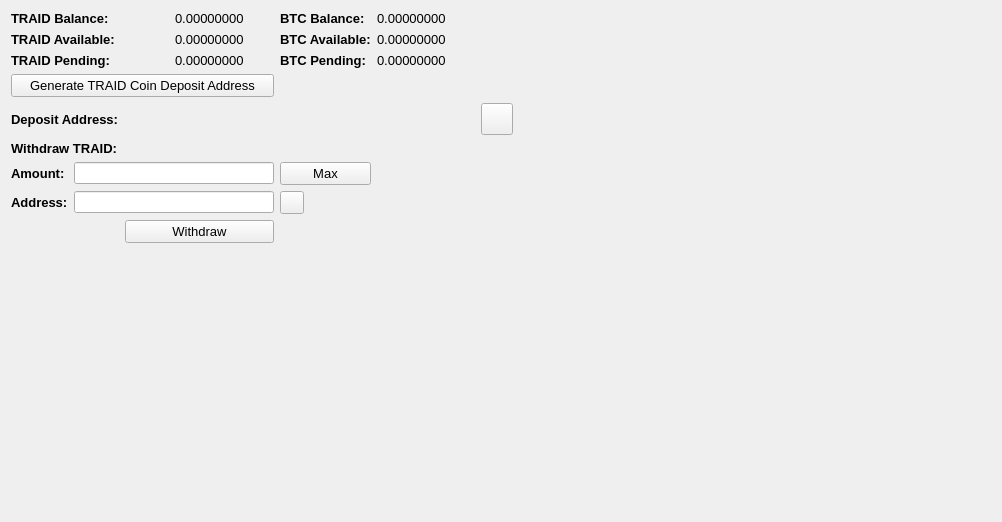
     <widget class="QWidget" name="BalanceTab">
      <attribute name="title">
       <string>Balance</string>
      </attribute>
      <layout class="QGridLayout" name="gridLayout_2">
       <item row="0" column="0" colspan="2">
        <widget class="QLabel" name="label_11">
         <property name="font">
          <font>
           <pointsize>10</pointsize>
           <weight>75</weight>
           <bold>true</bold>
          </font>
         </property>
         <property name="text">
          <string>TRAID Balance:</string>
         </property>
        </widget>
       </item>
       <item row="0" column="3">
        <widget class="QLabel" name="HMBalanceLabel">
         <property name="font">
          <font>
           <pointsize>10</pointsize>
          </font>
         </property>
         <property name="text">
          <string>0.00000000</string>
         </property>
         <property name="textInteractionFlags">
          <set>Qt::LinksAccessibleByMouse|Qt::TextSelectableByMouse</set>
         </property>
        </widget>
       </item>
       <item row="0" column="4">
        <widget class="QLabel" name="label_12">
         <property name="font">
          <font>
           <pointsize>10</pointsize>
           <weight>75</weight>
           <bold>true</bold>
          </font>
         </property>
         <property name="text">
          <string>BTC Balance:</string>
         </property>
        </widget>
       </item>
       <item row="0" column="5">
        <widget class="QLabel" name="BitcoinBalanceLabel">
         <property name="font">
          <font>
           <pointsize>10</pointsize>
          </font>
         </property>
         <property name="text">
          <string>0.00000000</string>
         </property>
         <property name="textInteractionFlags">
          <set>Qt::LinksAccessibleByMouse|Qt::TextSelectableByMouse</set>
         </property>
        </widget>
       </item>
       <item row="0" column="7" rowspan="10">
        <spacer name="horizontalSpacer_4">
         <property name="orientation">
          <enum>Qt::Horizontal</enum>
         </property>
         <property name="sizeHint" stdset="0">
          <size>
           <width>478</width>
           <height>488</height>
          </size>
         </property>
        </spacer>
       </item>
       <item row="1" column="0" colspan="2">
        <widget class="QLabel" name="label_13">
         <property name="font">
          <font>
           <pointsize>10</pointsize>
           <weight>75</weight>
           <bold>true</bold>
          </font>
         </property>
         <property name="text">
          <string>TRAID Available:</string>
         </property>
        </widget>
       </item>
       <item row="1" column="3">
        <widget class="QLabel" name="HMAvailableLabel_2">
         <property name="font">
          <font>
           <pointsize>10</pointsize>
          </font>
         </property>
         <property name="text">
          <string>0.00000000</string>
         </property>
         <property name="textInteractionFlags">
          <set>Qt::LinksAccessibleByMouse|Qt::TextSelectableByMouse</set>
         </property>
        </widget>
       </item>
       <item row="1" column="4">
        <widget class="QLabel" name="label_15">
         <property name="font">
          <font>
           <pointsize>10</pointsize>
           <weight>75</weight>
           <bold>true</bold>
          </font>
         </property>
         <property name="text">
          <string>BTC Available:</string>
         </property>
        </widget>
       </item>
       <item row="1" column="5">
        <widget class="QLabel" name="BitcoinAvailableLabel">
         <property name="font">
          <font>
           <pointsize>10</pointsize>
          </font>
         </property>
         <property name="text">
          <string>0.00000000</string>
         </property>
         <property name="textInteractionFlags">
          <set>Qt::LinksAccessibleByMouse|Qt::TextSelectableByMouse</set>
         </property>
        </widget>
       </item>
       <item row="2" column="0" colspan="2">
        <widget class="QLabel" name="label_14">
         <property name="font">
          <font>
           <pointsize>10</pointsize>
           <weight>75</weight>
           <bold>true</bold>
          </font>
         </property>
         <property name="text">
          <string>TRAID Pending:</string>
         </property>
        </widget>
       </item>
       <item row="2" column="3">
        <widget class="QLabel" name="HMPendingLabel">
         <property name="font">
          <font>
           <pointsize>10</pointsize>
          </font>
         </property>
         <property name="text">
          <string>0.00000000</string>
         </property>
         <property name="textInteractionFlags">
          <set>Qt::LinksAccessibleByMouse|Qt::TextSelectableByMouse</set>
         </property>
        </widget>
       </item>
       <item row="2" column="4">
        <widget class="QLabel" name="label_31">
         <property name="font">
          <font>
           <pointsize>10</pointsize>
           <weight>75</weight>
           <bold>true</bold>
          </font>
         </property>
         <property name="text">
          <string>BTC Pending:</string>
         </property>
        </widget>
       </item>
       <item row="2" column="5">
        <widget class="QLabel" name="BitcoinPendingLabel">
         <property name="font">
          <font>
           <pointsize>10</pointsize>
          </font>
         </property>
         <property name="text">
          <string>0.00000000</string>
         </property>
         <property name="textInteractionFlags">
          <set>Qt::LinksAccessibleByMouse|Qt::TextSelectableByMouse</set>
         </property>
        </widget>
       </item>
       <item row="3" column="0" colspan="4">
        <widget class="QPushButton" name="GenDepositBTN">
         <property name="font">
          <font>
           <pointsize>10</pointsize>
          </font>
         </property>
         <property name="text">
          <string>Generate TRAID Coin Deposit Address</string>
         </property>
        </widget>
       </item>
       <item row="4" column="0" colspan="3">
        <widget class="QLabel" name="label_33">
         <property name="font">
          <font>
           <pointsize>10</pointsize>
           <weight>75</weight>
           <bold>true</bold>
          </font>
         </property>
         <property name="text">
          <string>Deposit Address:</string>
         </property>
        </widget>
       </item>
       <item row="4" column="3" colspan="3">
        <widget class="QLabel" name="DepositAddressLabel">
         <property name="minimumSize">
          <size>
           <width>300</width>
           <height>0</height>
          </size>
         </property>
         <property name="palette">
          <palette>
           <active>
            <colorrole role="WindowText">
             <brush brushstyle="SolidPattern">
              <color alpha="255">
               <red>0</red>
               <green>0</green>
               <blue>0</blue>
              </color>
             </brush>
            </colorrole>
            <colorrole role="Text">
             <brush brushstyle="SolidPattern">
              <color alpha="255">
               <red>0</red>
               <green>0</green>
               <blue>255</blue>
              </color>
             </brush>
            </colorrole>
           </active>
           <inactive>
            <colorrole role="WindowText">
             <brush brushstyle="SolidPattern">
              <color alpha="255">
               <red>0</red>
               <green>0</green>
               <blue>0</blue>
              </color>
             </brush>
            </colorrole>
            <colorrole role="Text">
             <brush brushstyle="SolidPattern">
              <color alpha="255">
               <red>0</red>
               <green>0</green>
               <blue>255</blue>
              </color>
             </brush>
            </colorrole>
           </inactive>
           <disabled>
            <colorrole role="WindowText">
             <brush brushstyle="SolidPattern">
              <color alpha="255">
               <red>120</red>
               <green>120</green>
               <blue>120</blue>
              </color>
             </brush>
            </colorrole>
            <colorrole role="Text">
             <brush brushstyle="SolidPattern">
              <color alpha="255">
               <red>120</red>
               <green>120</green>
               <blue>120</blue>
              </color>
             </brush>
            </colorrole>
           </disabled>
          </palette>
         </property>
         <property name="font">
          <font>
           <pointsize>10</pointsize>
           <weight>75</weight>
           <bold>true</bold>
          </font>
         </property>
         <property name="text">
          <string/>
         </property>
         <property name="alignment">
          <set>Qt::AlignRight|Qt::AlignTrailing|Qt::AlignVCenter</set>
         </property>
         <property name="textInteractionFlags">
          <set>Qt::LinksAccessibleByMouse|Qt::TextSelectableByKeyboard|Qt::TextSelectableByMouse</set>
         </property>
        </widget>
       </item>
       <item row="4" column="6">
        <widget class="QToolButton" name="DepositCopyButton">
         <property name="minimumSize">
          <size>
           <width>32</width>
           <height>32</height>
          </size>
         </property>
         <property name="toolTip">
          <string>Copy to clipboard</string>
         </property>
         <property name="text">
          <string/>
         </property>
         <property name="icon">
          <iconset resource="../bitcoin.qrc">
           <normaloff>:/icons/editcopy</normaloff>:/icons/editcopy</iconset>
         </property>
         <property name="iconSize">
          <size>
           <width>18</width>
           <height>18</height>
          </size>
         </property>
         <property name="shortcut">
          <string>Alt+P</string>
         </property>
        </widget>
       </item>
       <item row="5" column="0" colspan="2">
        <widget class="QLabel" name="label_34">
         <property name="font">
          <font>
           <pointsize>10</pointsize>
           <weight>75</weight>
           <bold>true</bold>
          </font>
         </property>
         <property name="text">
          <string>Withdraw TRAID:</string>
         </property>
        </widget>
       </item>
       <item row="6" column="0">
        <widget class="QLabel" name="label_26">
         <property name="font">
          <font>
           <pointsize>10</pointsize>
           <weight>75</weight>
           <bold>true</bold>
          </font>
         </property>
         <property name="text">
          <string>Amount:</string>
         </property>
        </widget>
       </item>
       <item row="6" column="1" colspan="3">
        <widget class="QLineEdit" name="WithdrawUnitsInput">
         <property name="font">
          <font>
           <pointsize>9</pointsize>
           <weight>75</weight>
           <bold>true</bold>
          </font>
         </property>
         <property name="text">
          <string/>
         </property>
        </widget>
       </item>
       <item row="6" column="4">
        <widget class="QPushButton" name="Withdraw_Max_Amount">
         <property name="font">
          <font>
           <pointsize>10</pointsize>
          </font>
         </property>
         <property name="text">
          <string>Max</string>
         </property>
        </widget>
       </item>
       <item row="7" column="0">
        <widget class="QLabel" name="label_10">
         <property name="font">
          <font>
           <pointsize>10</pointsize>
           <weight>75</weight>
           <bold>true</bold>
          </font>
         </property>
         <property name="text">
          <string>Address:</string>
         </property>
        </widget>
       </item>
       <item row="7" column="1" colspan="3">
        <widget class="QLineEdit" name="WithdrawAddress">
         <property name="font">
          <font>
           <pointsize>9</pointsize>
           <weight>75</weight>
           <bold>true</bold>
          </font>
         </property>
        </widget>
       </item>
       <item row="7" column="4">
        <widget class="QToolButton" name="WithdrawPasteButton">
         <property name="toolTip">
          <string>Paste from clipboard</string>
         </property>
         <property name="text">
          <string/>
         </property>
         <property name="icon">
          <iconset resource="../bitcoin.qrc">
           <normaloff>:/icons/editpaste</normaloff>:/icons/editpaste</iconset>
         </property>
         <property name="shortcut">
          <string>Alt+P</string>
         </property>
        </widget>
       </item>
       <item row="8" column="2" colspan="2">
        <widget class="QPushButton" name="WithdrawUnitsBtn">
         <property name="font">
          <font>
           <pointsize>10</pointsize>
          </font>
         </property>
         <property name="text">
          <string>Withdraw</string>
         </property>
        </widget>
       </item>
       <item row="9" column="0" colspan="6">
        <spacer name="verticalSpacer">
         <property name="orientation">
          <enum>Qt::Vertical</enum>
         </property>
         <property name="sizeHint" stdset="0">
          <size>
           <width>428</width>
           <height>262</height>
          </size>
         </property>
        </spacer>
       </item>
      </layout>
      <zorder>label_31</zorder>
      <zorder>label_15</zorder>
      <zorder>label_12</zorder>
      <zorder>label_14</zorder>
      <zorder>label_13</zorder>
      <zorder>label_11</zorder>
      <zorder>BitcoinBalanceLabel</zorder>
      <zorder>HMBalanceLabel</zorder>
      <zorder>HMAvailableLabel_2</zorder>
      <zorder>HMPendingLabel</zorder>
      <zorder>BitcoinAvailableLabel</zorder>
      <zorder>BitcoinPendingLabel</zorder>
      <zorder>label_33</zorder>
      <zorder>GenDepositBTN</zorder>
      <zorder>DepositAddressLabel</zorder>
      <zorder>Withdraw_Max_Amount</zorder>
      <zorder>label_34</zorder>
      <zorder>WithdrawUnitsInput</zorder>
      <zorder>label_10</zorder>
      <zorder>label_26</zorder>
      <zorder>WithdrawAddress</zorder>
      <zorder>WithdrawUnitsBtn</zorder>
      <zorder>horizontalSpacer_4</zorder>
      <zorder>verticalSpacer</zorder>
      <zorder>WithdrawPasteButton</zorder>
      <zorder>DepositCopyButton</zorder>
     </widget>
